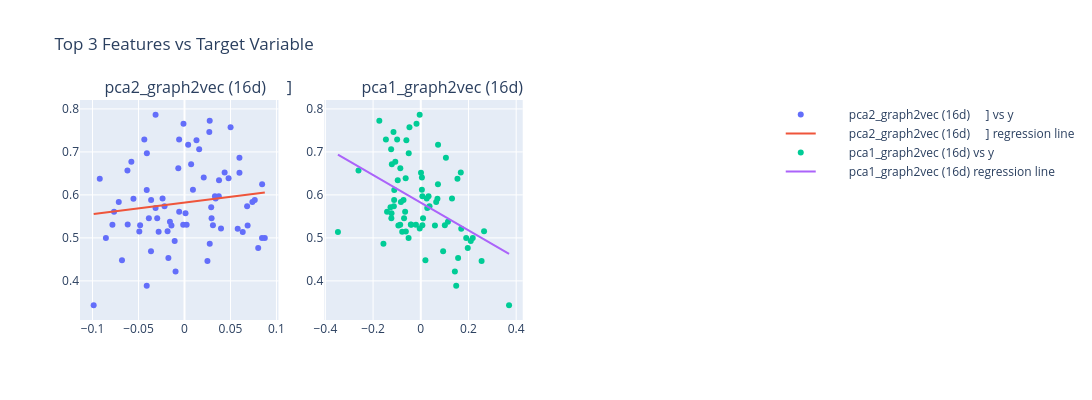

The code cell stored with this chart in its notebook:
### Markdown cell above
### Embeddings

### Code cell
pca = PCA(n_components=2)
reduced_features = pca.fit_transform(embedding_features)

X, y = reduced_features, np.array(accs)
embedding_feature_str = """
        pca1_graph2vec (16d),
        pca2_graph2vec (16d)
    ]"""
run_evaluate_regression(X, y, feature_str=embedding_feature_str)
